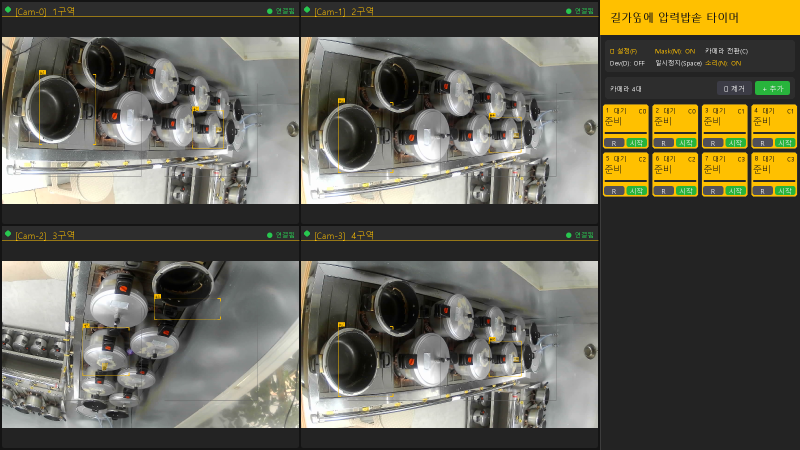
#> input picture verify_ui.png, 1600 x 900 px, given in place of Sample01.mp4, which was not available (shown at 1/2 size)
$ python compare_stabilizer.py
#> lines starting #> are read from the running program, lines starting #| are printed output that depends on the picture; after the words box and inside, x2 and y2 are one past the last pixel; in counts of white or black regions, pixels touching at a corner belong together; pictures that were not available may be replaced by others from this repository, and a replacement may not be noted
### core/stabilizer.py
"""
영상 안정화 모듈 (Phase 1)

[설계 원칙]
  - goodFeaturesToTrack(Shi-Tomasi 코너) 로 추적 가능한 특징점 동적 선별
    → 텍스처 없는 밋밋한 영역 배제, LK 추적 정확도 향상.
    → 특징점이 부족한 화면(min_inliers 미만) 에서는 균등 Grid 로 폴백.

  - 누적 변환(cumulative) 대신 프레임 간(frame-to-frame) 보정
    → 오차 누적(drift) 없음.
    → EMA(지수이동평균)로 보정량 스무딩 → 급격한 튐 억제.

  - 고주파 떨림만 제거, 저주파 이동은 통과
    → smooth_alpha 로 제어:
       낮은 값(0.1) → 느린 떨림 제거, 빠른 떨림 유지
       높은 값(0.9) → 빠른 떨림만 제거

파라미터 (store_config.json "stabilizer"):
  enabled          : true/false
  grid_rows        : 격자 행 수 (기본 6)
  grid_cols        : 격자 열 수 (기본 8)
  lk_win_size      : LK 윈도우 크기 (기본 21)
  lk_max_level     : LK 피라미드 레벨 (기본 3)
  ransac_threshold : RANSAC 인라이어 판정 거리(px) (기본 3.0)
  smooth_alpha     : EMA 스무딩 계수 0~1 (기본 0.3, 낮을수록 부드럽게)
  min_inliers      : 최소 인라이어 수 (기본 6)
"""

from __future__ import annotations

import cv2
import numpy as np


class Stabilizer:

    def __init__(self, stab_cfg: dict) -> None:
        self._enabled = stab_cfg.get("enabled", True)

        # 격자 설정
        self._grid_rows = stab_cfg.get("grid_rows", 6)
        self._grid_cols = stab_cfg.get("grid_cols", 8)

        # Lucas-Kanade 파라미터
        win = stab_cfg.get("lk_win_size", 21)
        self._lk_params = dict(
            winSize=(win, win),
            maxLevel=stab_cfg.get("lk_max_level", 3),
            criteria=(cv2.TERM_CRITERIA_EPS | cv2.TERM_CRITERIA_COUNT, 30, 0.01),
        )

        self._ransac_thr  = stab_cfg.get("ransac_threshold", 3.0)
        self._min_inliers = stab_cfg.get("min_inliers", 6)

        # EMA 스무딩: 보정량을 급격히 적용하지 않고 서서히 적용
        # alpha=1.0: 즉시 적용(스무딩 없음), alpha=0.1: 매우 부드럽게
        self._alpha = stab_cfg.get("smooth_alpha", 0.3)

        self._prev_gray: np.ndarray | None = None
        self._prev_pts:  np.ndarray | None = None  # 이전 프레임 격자점

        # EMA로 스무딩된 현재 보정량 (프레임 간)
        self._smooth_dx: float = 0.0
        self._smooth_dy: float = 0.0

        # 모니터링용 공개 속성
        self.last_n_features: int   = 0
        self.last_n_inliers:  int   = 0
        self.last_raw_dx:     float = 0.0   # RANSAC이 계산한 원본 이동량
        self.last_raw_dy:     float = 0.0
        self.last_smooth_dx:  float = 0.0   # EMA 스무딩 후 적용된 보정량
        self.last_smooth_dy:  float = 0.0

    # [11 lines left out: function reset, not called in this run]

    def stabilize(self, frame: np.ndarray) -> np.ndarray:
        if not self._enabled:
            return frame

        gray = cv2.cvtColor(frame, cv2.COLOR_BGR2GRAY)
        h, w = frame.shape[:2]

        # 첫 프레임이거나, 카메라 재연결 등으로 해상도가 바뀐 경우:
        # 이전 프레임과 크기가 다르면 calcOpticalFlowPyrLK가 크기 불일치로 죽으므로
        # 특징점을 새로 잡고 보정 없이 통과시킨다.
        if self._prev_gray is None or self._prev_gray.shape != gray.shape:
            self._prev_gray = gray
            self._prev_pts  = self._detect_features(gray)
            self._smooth_dx = 0.0
            self._smooth_dy = 0.0
            return frame

        # ── Step 1: LK 광학흐름으로 격자점 추적 ──────────────────────────
        curr_pts, status, _ = cv2.calcOpticalFlowPyrLK(
            self._prev_gray, gray, self._prev_pts, None, **self._lk_params
        )
        ok        = status.ravel() == 1
        good_prev = self._prev_pts[ok]
        good_curr = curr_pts[ok]
        self.last_n_features = len(good_prev)

        if len(good_prev) < self._min_inliers:
            # 추적 실패 → 특징점 재생성, 보정 없이 반환
            self._prev_gray = gray
            self._prev_pts  = self._detect_features(gray)
            return frame

        # ── Step 2: RANSAC — 배경 인라이어(공통 이동) 선별 ───────────────
        transform, inlier_mask = cv2.estimateAffinePartial2D(
            good_prev, good_curr,
            method=cv2.RANSAC,
            ransacReprojThreshold=self._ransac_thr,
        )
        self.last_n_inliers = int(inlier_mask.sum()) if inlier_mask is not None else 0

        if transform is None or self.last_n_inliers < self._min_inliers:
            self._prev_gray = gray
            self._prev_pts  = self._detect_features(gray)
            return frame

        # ── Step 3: EMA 스무딩 보정 + warpAffine ─────────────────────────
        raw_dx = float(transform[0, 2])
        raw_dy = float(transform[1, 2])
        self.last_raw_dx = raw_dx
        self.last_raw_dy = raw_dy

        # EMA: 이번 이동량을 서서히 반영 → 급격한 튐 억제
        self._smooth_dx = self._alpha * raw_dx + (1.0 - self._alpha) * self._smooth_dx
        self._smooth_dy = self._alpha * raw_dy + (1.0 - self._alpha) * self._smooth_dy
        self.last_smooth_dx = self._smooth_dx
        self.last_smooth_dy = self._smooth_dy

        # 보정 행렬: 이번 프레임의 이동을 역방향 적용
        correction = np.array([[1, 0, -self._smooth_dx],
                                [0, 1, -self._smooth_dy]], dtype=np.float64)

        stabilized = cv2.warpAffine(
            frame, correction, (w, h),
            flags=cv2.INTER_LINEAR,
            borderMode=cv2.BORDER_REPLICATE,
        )

        # 다음 프레임 준비: raw gray 기준으로 특징점 갱신
        self._prev_gray = gray
        self._prev_pts  = self._detect_features(gray)

        return stabilized

    def _detect_features(self, gray: np.ndarray) -> np.ndarray:
        """goodFeaturesToTrack을 사용하여 추적하기 좋은 특징점(코너) 검출. 실패 시 fallback_grid 반환"""
        pts = cv2.goodFeaturesToTrack(
            gray,
            maxCorners=100,
            qualityLevel=0.03,
            minDistance=30,
            blockSize=7
        )
        if pts is None or len(pts) < self._min_inliers:
            # 밋밋한 화면에서 특징점이 너무 적으면 기존 Grid 방식으로 Fallback
            h, w = gray.shape[:2]
            return self._make_grid(h, w)
        return pts

    # [9 lines left out: function _make_grid, not called in this run]

### tests/compare_stabilizer.py
"""
Phase 1 - Stabilizer 효과 비교 뷰어
=====================================

[적용한 것]
  Step 1. goodFeaturesToTrack
          - 영상에서 추적하기 좋은 코너 특징점을 최대 200개 검출 (Shi-Tomasi 알고리즘)
          - 노란 점으로 표시됨

  Step 2. calcOpticalFlowPyrLK + RANSAC
          - Lucas-Kanade 알고리즘으로 특징점이 다음 프레임에서 어디로 이동했는지 추적
          - RANSAC으로 "같은 방향으로 움직인 배경 점(인라이어)"만 선별
          - 딸랑이처럼 혼자 튀는 점은 아웃라이어로 제거됨
          - 선별된 배경 점들의 공통 이동량 = 카메라 흔들림 벡터

  Step 3. warpAffine
          - 카메라 흔들림 벡터를 역방향으로 적용해 프레임을 원위치로 보정
          - 누적 적용 → 항상 첫 프레임 기준으로 정렬됨

[화면 구성]
  좌: 원본 (노란 점 = 추적 중인 특징점)
  우: 안정화 결과 + 누적 보정량(dx, dy)
  하단 패널: 보정량 수치 / 특징점 수 / 인라이어 비율 / 상태
  그래프: dx(파랑) dy(민트) 인라이어비율(보라) 시계열

[보는 방법]
  - 그래프가 0 근처에 평평 → 카메라 거의 고정
  - 그래프가 점진적으로 drift → 카메라가 천천히 움직임
  - 그래프가 출렁임 → 카메라 진동 (환풍기 등) → Phase 1 효과 극대화
  - 인라이어 비율 80% 이하 → 화면에 큰 변화 있음 (연기, 사람 등)
  - 누적 보정량 > 5px → 주황색으로 강조

[키 조작]
  space : 일시정지 / 재개
  q/ESC : 종료
  → 방향키 : 일시정지 중 한 프레임 앞으로

실행:
  cd c:\\Solo\\Pressure_Chicken
  uv run python tests/compare_stabilizer.py
  uv run python tests/compare_stabilizer.py --video raw/Sample02.mp4
"""

from __future__ import annotations

import argparse
import json
import sys
import os
from collections import deque

import cv2
import numpy as np

sys.path.insert(0, os.path.join(os.path.dirname(__file__), ".."))
from core.stabilizer import Stabilizer

# ── 인자 파싱 ────────────────────────────────────────────────────────────────
parser = argparse.ArgumentParser()
parser.add_argument("--video",     default="raw/Sample01.mp4")
parser.add_argument("--display-w", type=int,   default=1600)
parser.add_argument("--graph-sec", type=float, default=10.0)
args = parser.parse_args()

# ── config 로드 ───────────────────────────────────────────────────────────────
with open("config/store_config.json", encoding="utf-8") as f:
#> (reads config/store_config.json from the repository)
    cfg = json.load(f)
stab_cfg = cfg.get("stabilizer", {})

# ── 영상 열기 ────────────────────────────────────────────────────────────────
cap = cv2.VideoCapture(args.video)
if not cap.isOpened():
    print(f"[ERROR] Cannot open: {args.video}")
    sys.exit(1)

fps   = cap.get(cv2.CAP_PROP_FPS) or 30.0
total = int(cap.get(cv2.CAP_PROP_FRAME_COUNT))
vid_w = int(cap.get(cv2.CAP_PROP_FRAME_WIDTH))
vid_h = int(cap.get(cv2.CAP_PROP_FRAME_HEIGHT))
print(f"[Video] {args.video}  {vid_w}x{vid_h}  {total}f  {fps:.1f}fps")
print("  space: pause/resume  ->: step frame  q/ESC: quit")

# ── Stabilizer 초기화 ─────────────────────────────────────────────────────────
stab = Stabilizer(stab_cfg)

# ── 레이아웃 계산 ────────────────────────────────────────────────────────────
PANEL_H  = 80
GRAPH_H  = 100
half_w   = args.display_w // 2
scale    = half_w / vid_w
disp_h   = int(vid_h * scale)

GRAPH_LEN   = int(fps * args.graph_sec)
dx_hist:    deque[float] = deque([0.0] * GRAPH_LEN, maxlen=GRAPH_LEN)
dy_hist:    deque[float] = deque([0.0] * GRAPH_LEN, maxlen=GRAPH_LEN)
ratio_hist: deque[float] = deque([0.0] * GRAPH_LEN, maxlen=GRAPH_LEN)

# ── 색상 정의 ────────────────────────────────────────────────────────────────
C_ORIG  = (0,   180, 255)
C_STAB  = (0,   255, 120)
C_DX    = (50,  200, 255)
C_DY    = (50,  255, 150)
C_RATIO = (200, 150, 255)
C_WARN  = (0,    80, 255)
C_ZERO  = (80,   80,  80)

frame_idx = 0
paused    = False
last_orig = None
last_stab = None


def draw_panel(dx: float, dy: float, n_feat: int, n_inlier: int) -> np.ndarray:
    """수치 패널: 보정량 / 특징점 / 인라이어 비율 / 상태"""
    panel = np.zeros((PANEL_H, args.display_w, 3), dtype=np.uint8)
    panel[:] = (25, 25, 25)

    total_shift = (dx**2 + dy**2) ** 0.5
    ratio       = n_inlier / n_feat if n_feat > 0 else 0.0
    shift_col   = C_WARN if total_shift > 5 else (200, 200, 200)
    ratio_col   = (0, 200, 80) if ratio > 0.8 else C_WARN

    # cv2.putText는 한글 미지원 → 영문 사용
    items = [
        ("Cumul. Shift",  f"dx {dx:+.1f}px  dy {dy:+.1f}px  |{total_shift:.1f}|px", shift_col),
        ("Features",      f"{n_feat} tracked",                                         (200, 200, 200)),
        ("Inliers",       f"{n_inlier}/{n_feat}  ({ratio*100:.0f}%)",                  ratio_col),
        ("Status",        "SHAKE DETECTED" if total_shift > 5 else "STABLE",           shift_col),
    ]

    col_w = args.display_w // len(items)
    for i, (label, value, color) in enumerate(items):
        x = i * col_w + 10
        cv2.putText(panel, label, (x, 24), cv2.FONT_HERSHEY_SIMPLEX, 0.45, (120, 120, 120), 1)
        cv2.putText(panel, value, (x, 52), cv2.FONT_HERSHEY_SIMPLEX, 0.52, color, 1)

    for i in range(1, len(items)):
        cv2.line(panel, (i * col_w, 8), (i * col_w, PANEL_H - 8), (60, 60, 60), 1)

    return panel


def draw_graph(total_w: int) -> np.ndarray:
    """dx / dy / inlier ratio 시계열 그래프"""
    g = np.zeros((GRAPH_H, total_w, 3), dtype=np.uint8)
    g[:] = (20, 20, 20)

    mid = GRAPH_H // 2
    top = GRAPH_H - 10

    # 기준선
    cv2.line(g, (0, mid), (total_w, mid), C_ZERO, 1)
    cv2.putText(g, "0px", (4, mid - 3), cv2.FONT_HERSHEY_SIMPLEX, 0.35, C_ZERO, 1)

    max_shift = max(max(abs(v) for v in dx_hist), max(abs(v) for v in dy_hist), 3.0)

    def hist_to_pts(hist, invert=False):
        pts = []
        for i, v in enumerate(hist):
            x = int(i / GRAPH_LEN * total_w)
            y = int(top * (1.0 - v)) if invert else int(mid - v / max_shift * (mid - 4))
            pts.append((x, max(2, min(GRAPH_H - 2, y))))
        return pts

    def draw_line(pts, color):
        for i in range(1, len(pts)):
            cv2.line(g, pts[i-1], pts[i], color, 1)

    draw_line(hist_to_pts(dx_hist),                C_DX)
    draw_line(hist_to_pts(dy_hist),                C_DY)
    draw_line(hist_to_pts(ratio_hist, invert=True), C_RATIO)

    # 범례 (영문)
    legend = [
        (f"raw dx (+-{max_shift:.1f}px)", C_DX),
        (f"raw dy (+-{max_shift:.1f}px)", C_DY),
        ("inlier ratio",                  C_RATIO),
    ]
    for i, (label, color) in enumerate(legend):
        cv2.putText(g, label, (total_w - 230, 16 + i * 18),
                    cv2.FONT_HERSHEY_SIMPLEX, 0.38, color, 1)

    # x축 시간 눈금
    for sec in range(0, int(GRAPH_LEN / fps) + 1, 2):
        x = int(sec * fps / GRAPH_LEN * total_w)
        cv2.line(g, (x, GRAPH_H - 12), (x, GRAPH_H - 4), (60, 60, 60), 1)
        cv2.putText(g, f"{sec}s", (x + 2, GRAPH_H - 2),
                    cv2.FONT_HERSHEY_SIMPLEX, 0.32, (80, 80, 80), 1)

    return g


# ── 메인 루프 ────────────────────────────────────────────────────────────────
while True:
    if not paused:
        ret, frame = cap.read()
#> frame is the input picture: shape (900, 1600, 3); mean B, G, R 82.7, 97.3, 100.2
        if not ret:
            print("[End of video]")
            break

        stabilized = stab.stabilize(frame)
#> in stabilize, `gray = cv2.cvtColor(frame, cv2.COLOR_BGR2GRAY)`:
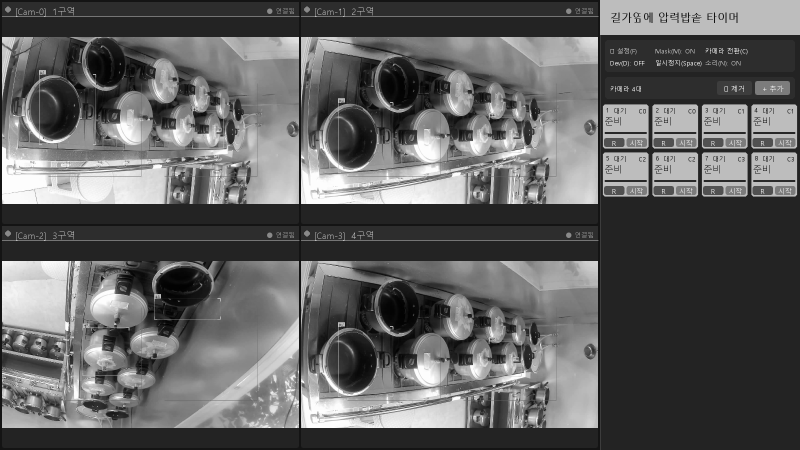
#> gray: shape (900, 1600) (shown at 1/2 size); min 0, max 255, mean 96.5
#> in _detect_features, `pts = cv2.goodFeaturesToTrack( gray, maxCorners=100, qualityLevel=0.03..`: pts = 100 rows, first 8: [1251, 176], [1441, 100], [1280, 124], [1388, 42], [1331, 42], [6, 524], [604, 405], [1272, 38]
#> in stabilize, `self._prev_pts  = self._detect_features(gray)`: self._prev_pts has the same summary as pts in _detect_features
        last_orig  = frame.copy()
        last_stab  = stabilized.copy()

        dx_hist.append(stab.last_raw_dx)
        dy_hist.append(stab.last_raw_dy)
        n_feat   = stab.last_n_features
        n_inlier = stab.last_n_inliers
        ratio_hist.append(n_inlier / n_feat if n_feat > 0 else 0.0)

        frame_idx += 1

    if last_orig is None:
        if cv2.waitKey(10) & 0xFF in (ord('q'), 27):
            break
        continue

    # ── 좌: 원본 + 격자점 ────────────────────────────────────────────────
    vis_orig = cv2.resize(last_orig, (half_w, disp_h))
    if stab._prev_pts is not None:
        for pt in stab._prev_pts:
            x, y = int(pt[0][0] * scale), int(pt[0][1] * scale)
            cv2.circle(vis_orig, (x, y), 3, (0, 255, 255), -1)
            cv2.circle(vis_orig, (x, y), 3, (0, 0, 0), 1)
#> this loop made 100 passes
#> (pt, x, y) on passes 1 to 12: ([[1251, 176]], 625, 88), ([[1441, 100]], 720, 50), ([[1280, 124]], 640, 62), ([[1388, 42]], 694, 21), ([[1331, 42]], 665, 21), ([[6, 524]], 3, 262), ([[604, 405]], 302, 202), ([[1272, 38]], 636, 19), ([[1236, 37]], 618, 18), ([[1417, 29]], 708, 14), ([[595, 76]], 297, 38), ([[1477, 103]], 738, 51)
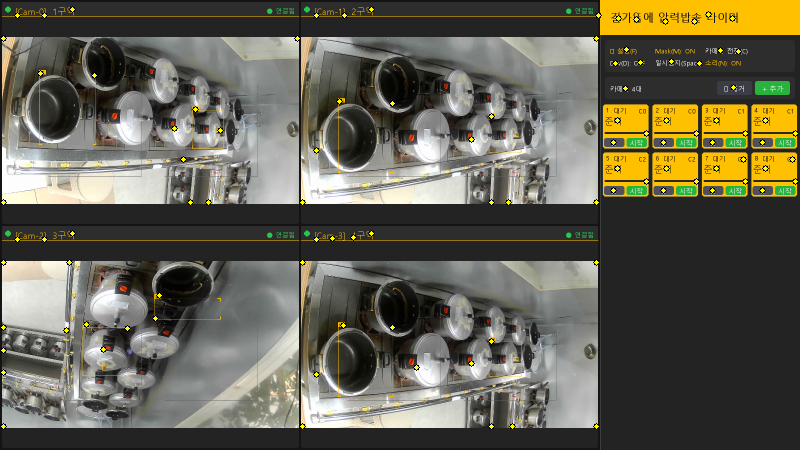
#> vis_orig: shape (450, 800, 3); mean B, G, R 82.2, 97.4, 100.1
    cv2.putText(vis_orig, "Original", (10, 30), cv2.FONT_HERSHEY_SIMPLEX, 0.8, C_ORIG, 2)
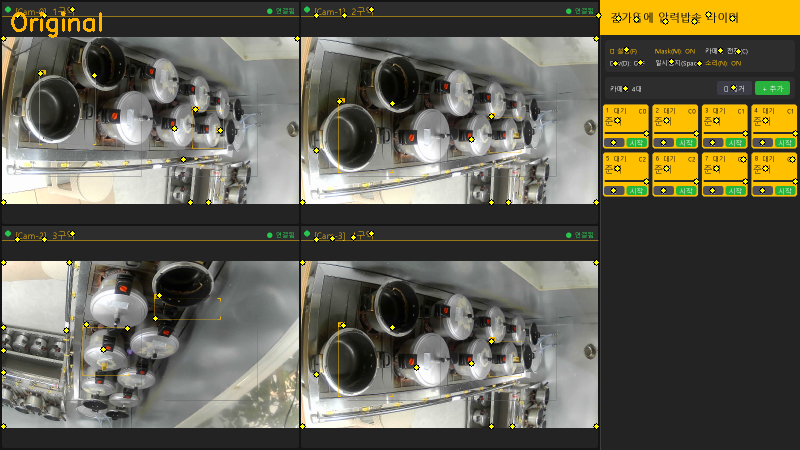
#> vis_orig: shape (450, 800, 3); 0.2% of pixels changed, all inside (x1, y1, x2, y2) = (11, 11, 102, 38)
    cv2.putText(vis_orig, f"frame {frame_idx}", (10, 58), cv2.FONT_HERSHEY_SIMPLEX, 0.5, (150, 150, 150), 1)
#> vis_orig: shape (450, 800, 3); 0.03% of pixels changed, all inside (x1, y1, x2, y2) = (11, 48, 71, 59)

    # ── 우: 안정화 결과 ──────────────────────────────────────────────────
    vis_stab  = cv2.resize(last_stab, (half_w, disp_h))
    raw_dx    = stab.last_raw_dx
    raw_dy    = stab.last_raw_dy
    smooth_dx = stab.last_smooth_dx
    smooth_dy = stab.last_smooth_dy
    total_sh  = (raw_dx**2 + raw_dy**2) ** 0.5
    shift_col = C_WARN if total_sh > 2 else (200, 200, 200)

    cv2.putText(vis_stab, "Stabilized (Phase 1 Grid)", (10, 30), cv2.FONT_HERSHEY_SIMPLEX, 0.8, C_STAB, 2)
    cv2.putText(vis_stab, f"raw dx:{raw_dx:+.2f} dy:{raw_dy:+.2f}px",
                (10, 58), cv2.FONT_HERSHEY_SIMPLEX, 0.5, shift_col, 1)
    cv2.putText(vis_stab, f"smooth dx:{smooth_dx:+.2f} dy:{smooth_dy:+.2f}px",
                (10, 80), cv2.FONT_HERSHEY_SIMPLEX, 0.5, (180, 180, 180), 1)

    # ── 조합 및 표시 ─────────────────────────────────────────────────────
    video_row = np.hstack([vis_orig, vis_stab])
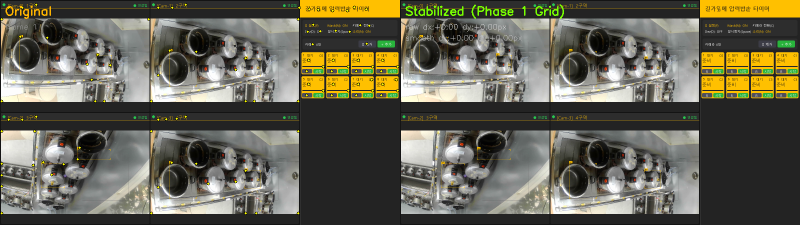
#> video_row: shape (450, 1600, 3) (shown at 1/2 size); mean B, G, R 82.5, 98.3, 100.8
    panel     = draw_panel(raw_dx, raw_dy, stab.last_n_features, stab.last_n_inliers)
#> after the loop in draw_panel, `for i, (label, value, color) in enumerate(items):`:
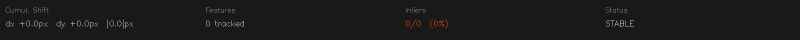
#> panel: shape (80, 1600, 3) (shown at 1/2 size); mean of channels 0, 1, 2 26.4, 26.5, 26.8; drawn as B, G, R
#> after the loop in draw_panel, `for i in range(1, len(items)):`: panel: shape (80, 1600, 3); 0.15% of pixels changed, all inside (x1, y1, x2, y2) = (400, 8, 1201, 73)
    graph     = draw_graph(args.display_w)
#> in draw_graph, `cv2.line(g, (0, mid), (total_w, mid), C_ZERO, 1)`: g: shape (100, 1600, 3); values 20 (black) and 80 (white), 1% white in thin lines or dots, all inside (x1, y1, x2, y2) = (0, 50, 1600, 51)
#> in draw_graph, `cv2.putText(g, "0px", (4, mid - 3), cv2.FONT_HERSHEY_SIMPLEX, 0.35, C_..`: g: shape (100, 1600, 3); values 20 (black) and 80 (white), 1% white in thin lines or dots, all inside (x1, y1, x2, y2) = (0, 40, 1600, 51)
#> after the loop in draw_line, `for i in range(1, len(pts)):`: g: shape (100, 1600, 3); mean of channels 0, 1, 2 20.3, 21.8, 22.4
#> after the loop in draw_line (call 2), `for i in range(1, len(pts)):`: g: shape (100, 1600, 3); mean of channels 0, 1, 2 20.3, 22.4, 21.3
#> after the loop in draw_line (call 3), `for i in range(1, len(pts)):`: g: shape (100, 1600, 3); mean of channels 0, 1, 2 22.1, 23.7, 23.7
#> after the loop in draw_graph, `for i, (label, color) in enumerate(legend):`: g: shape (100, 1600, 3); mean of channels 0, 1, 2 22.3, 24.3, 24.3
#> after the loop in draw_graph, `for sec in range(0, int(GRAPH_LEN / fps) + 1, 2):`:
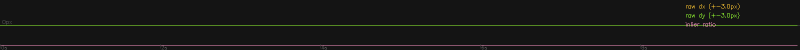
#> g: shape (100, 1600, 3) (shown at 1/2 size); mean of channels 0, 1, 2 22.4, 24.3, 24.4; drawn as B, G, R
    display   = np.vstack([video_row, panel, graph])
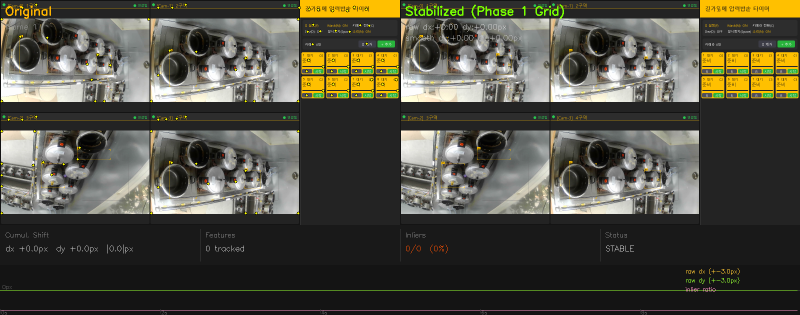
#> display: shape (630, 1600, 3) (shown at 1/2 size); mean B, G, R 65.9, 77.5, 79.3

    cv2.imshow("Phase 1 Stabilizer  [space=pause  q=quit]", display)

    key = cv2.waitKey(1 if not paused else 30) & 0xFF
#> (key q is pressed here)
    if key in (ord('q'), 27):
        break
    elif key == ord(' '):
        paused = not paused
        print(f"  {'PAUSED' if paused else 'RESUMED'}  frame={frame_idx}")
    elif paused and key == 83:  # → 방향키
        ret, frame = cap.read()
        if ret:
            stabilized = stab.stabilize(frame)
            last_orig  = frame.copy()
            last_stab  = stabilized.copy()
            frame_idx += 1

cap.release()
cv2.destroyAllWindows()
print(f"[Done] {frame_idx} frames  last raw: dx={stab.last_raw_dx:+.2f}  dy={stab.last_raw_dy:+.2f}px")
